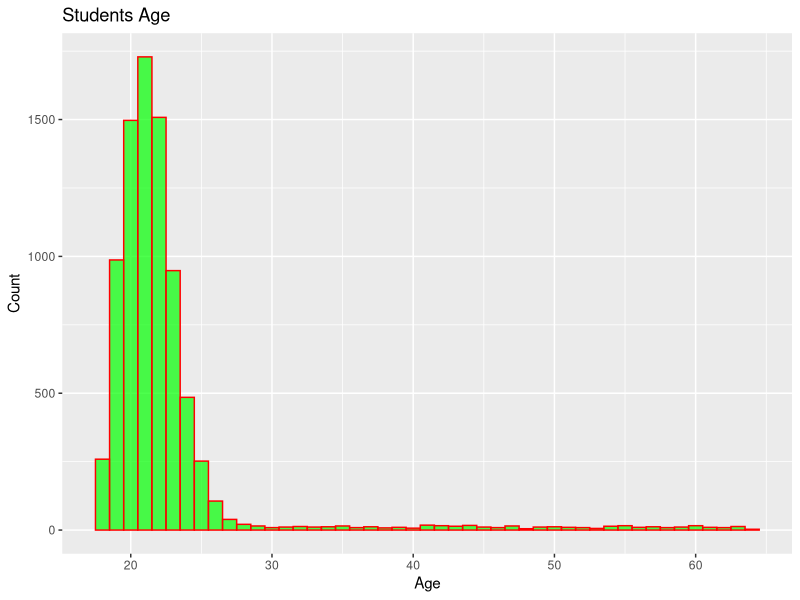
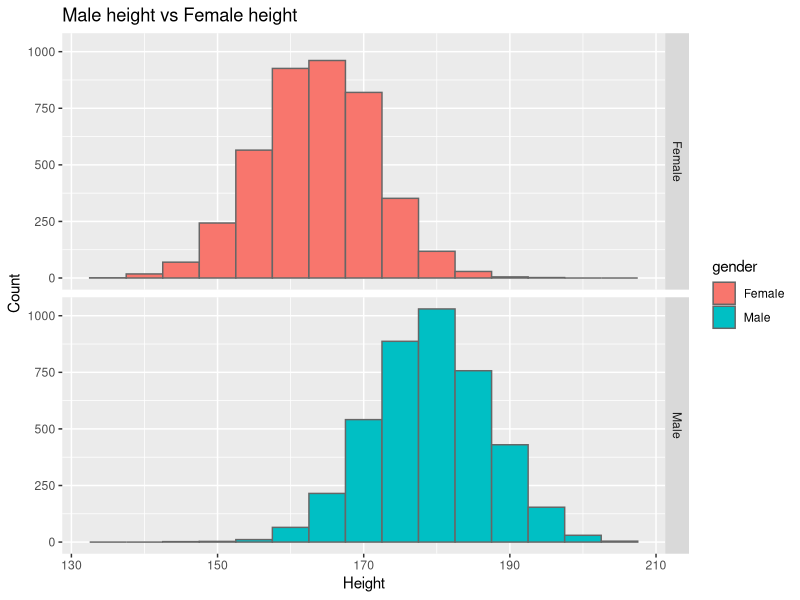
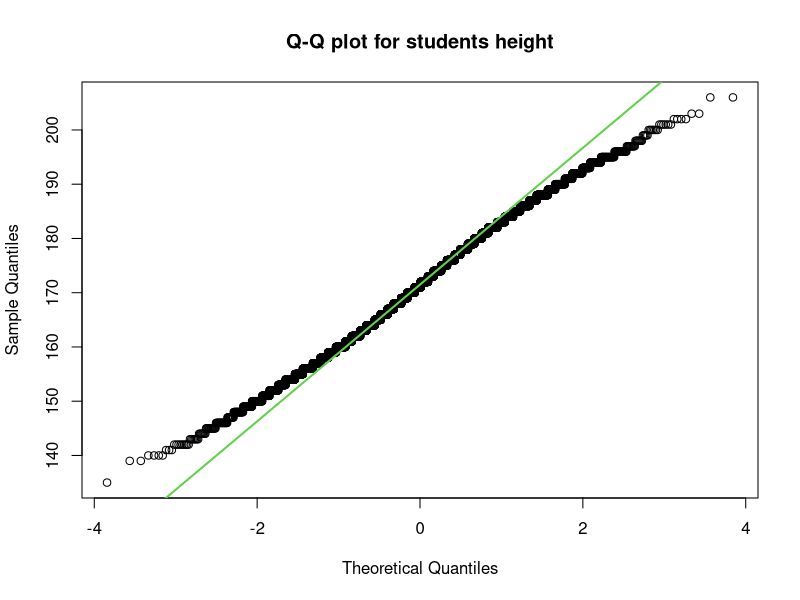
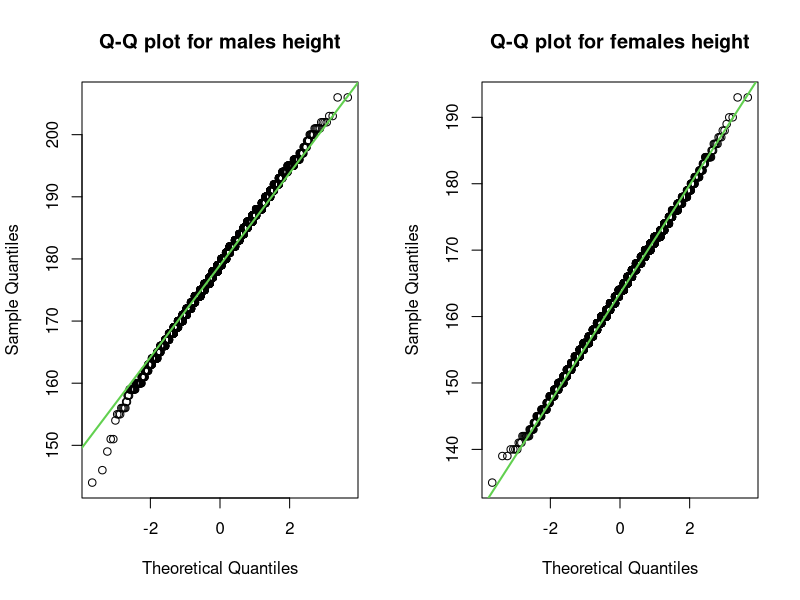
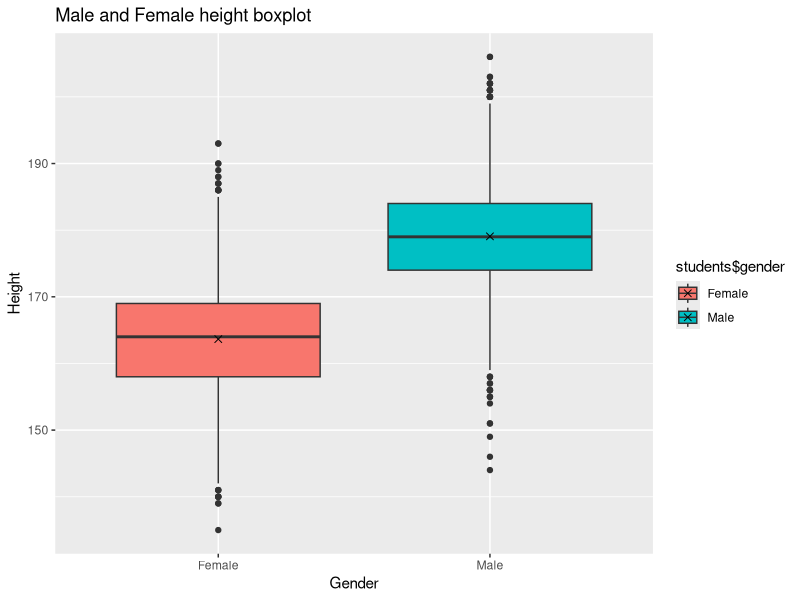
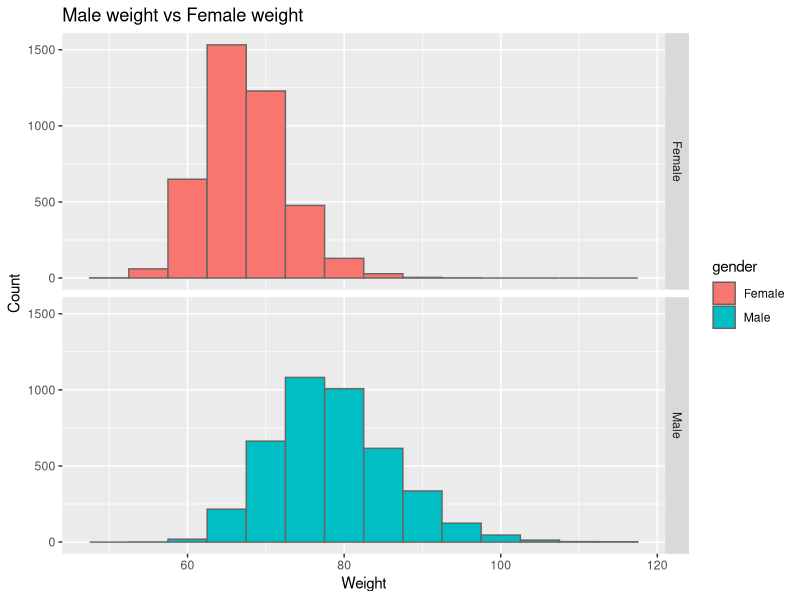
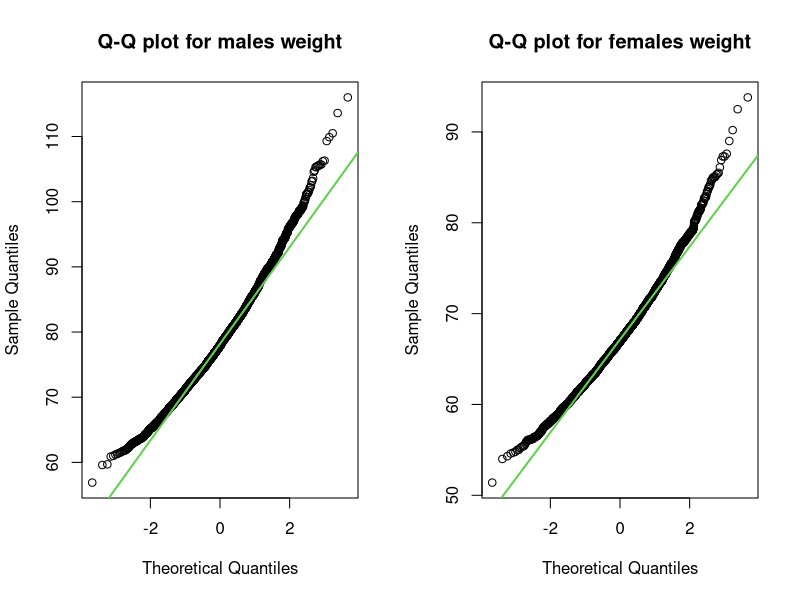
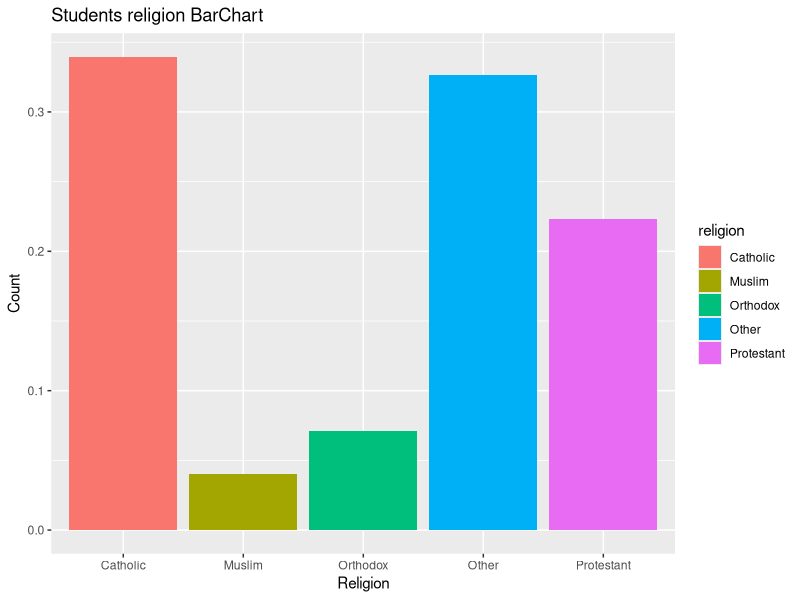

Source code (R) for these figures, in order:
## ---- chunk 1
library(plyr)
library(ggplot2)
library(gridExtra)
## ---- chunk 2
students <- read.csv("students.csv")
attach(students)
head(students)
## ---- chunk 3
# Transform variables to factors with descriptive levels
students <- transform(students,
                     online.tutorial = as.factor(mapvalues(online.tutorial,
                                                         c(0,1), c("no", "yes"))),
                     graduated = as.factor(mapvalues(graduated,
                                                        c(0,1), c("no", "yes")))
                     )
head(students)
## ---- chunk 4
cat("Total number of Variables:", length(students), 
    "\nTotal number of students:", length(stud.id))

## ---- chunk 5
summary(gender)

## ---- chunk 6
summary(age)
ggplot(data=students, aes(x=students$age)) +
  geom_histogram(binwidth=1, col="red", fill="green", alpha=0.7)+
  labs(title = "Students Age", x="Age", y="Count")
## ---- chunk 7
ggplot(students, aes(students$height, fill=gender)) + 
  geom_histogram(position="identity", colour="grey40", binwidth=5) +
  facet_grid(gender ~ .) + 
  ggtitle("Male height vs Female height") +
  xlab("Height") + 
  ylab("Count")

## ---- chunk 8
qqnorm(students$height, main="Q-Q plot for students height")
qqline(students$height, col=3, lwd=2)
## ---- chunk 9
males <- subset(students, gender=="Male")
females <- subset(students, gender=="Female")
par(mfrow=c(1, 2))
qqnorm(males$height, main="Q-Q plot for males height")
qqline(males$height, col=3, lwd=2)

qqnorm(females$height, main="Q-Q plot for females height")
qqline(females$height, col=3, lwd=2)
## ---- chunk 10
summary(males$height)
sd(males$height)

summary(females$height)
sd(females$height)
## ---- chunk 11
ggplot(data=students, aes(x=students$gender, y=students$height, fill=students$gender)) +
  geom_boxplot() + 
  labs(title = "Male and Female height boxplot", x = "Gender", y="Height") +
  stat_summary(fun.y=mean, geom="point", shape=4, size=2)
## ---- chunk 12
summary(males$weight)
summary(females$weight)


ggplot(students, aes(students$weight, fill=gender)) + 
  geom_histogram(position="identity", colour="grey40", binwidth=5) +
  facet_grid(gender ~ .) + 
  ggtitle("Male weight vs Female weight") +
  xlab("Weight") + 
  ylab("Count")

par(mfrow=c(1, 2))
qqnorm(males$weight, main="Q-Q plot for males weight")
qqline(males$weight, col=3, lwd=2)

qqnorm(females$weight, main="Q-Q plot for females weight")
qqline(females$weight, col=3, lwd=2)
## ---- chunk 13
summary(religion)
ggplot(students, aes(x=religion, fill=religion))+
  geom_bar(aes(y = (..count..)/sum(..count..))) + 
  labs(title = "Students religion BarChart",x= "Religion",y= "Count")

## ---- chunk 14
summary(nc.score)

plot1 <- ggplot(students, aes(x=nc.score)) + 
  geom_histogram(binwidth = 0.2, colour="white", fill="#28a745") +
  labs(title = "Students nc.score", x="NC.score", y="Count")

plot2 <- ggplot(data=students, aes(x=students$gender, y=students$nc.score, fill=students$gender)) +
  geom_boxplot() + 
  labs(title = "Male and Female nc.score boxplot", x = "Gender", y="NC.Score") +
  stat_summary(fun.y=mean, geom="point", shape=4, size=2)

grid.arrange(plot1, plot2, ncol=2)

## ---- chunk 15
summary(semester)
## ---- chunk 16
students$semester[students$semester == ">6th"] <- "6th"
summary(students$semester)

ggplot(students, aes(x=semester, fill=gender))+
  geom_bar(aes(y = (..count..)/sum(..count..))) + 
  labs(title = "Students Semester BarChart",x= "Semester",y= "Ratio")
## ---- chunk 17
summary(students$major)
ggplot(students, aes(x=major, fill=gender))+
  geom_bar() + 
  labs(title = "Students major BarChart",x= "Major",y= "Count") +
  theme(axis.text.x=element_text(angle=-45,hjust=0,vjust=0))
## ---- chunk 18
summary(students$minor)
ggplot(students, aes(x=minor, fill=gender))+
  geom_bar() + 
  labs(title = "Students Minor BarChart",x= "Minor",y= "Count") +
  theme(axis.text.x=element_text(angle=-45,hjust=0,vjust=0))
## ---- chunk 19
summary(students$score1)
## ---- chunk 20
students.math <- subset(students, major=="Mathematics and Statistics")
cat("Number of students in Mathematics and Statistics faculty:",length(students.math[,1]))
cat("Number of students who do not have score1:",length(students.math$score1[is.na(students.math$score1)]))

cat("Number of students who have score1:",length(students.math$score1[!is.na(students.math$score1)]))

summary(students.math$score1)
ggplot(students.math, aes(students.math$score1, fill=students.math$gender)) + 
  geom_histogram(position="identity", colour="grey40", binwidth=2) +
  facet_grid(students.math$gender ~ .)+
  labs(title="Math students score1 histogram", x ="score1", y="Count")

par(mfrow=c(1, 2))
qqnorm(students.math$score1[students.math$gender=="Male"],
       main="Math male students score1")
qqline(students.math$score1[students.math$gender=="Male"], col=3, lwd=2)

qqnorm(students.math$score1[students.math$gender=="Female"],
       main="Math female students score1")
qqline(students.math$score1[students.math$gender=="Female"], col=3, lwd=2)
## ---- chunk 21
table(graduated)
ggplot(students, aes(x=as.factor(graduated), fill=gender))+
  geom_bar() + 
  labs(title = "Students graduated variable BarChart",x= "Graduated",y= "Count")
## ---- chunk 22
summary(salary)
## ---- chunk 23
students.salary <- students[!is.na(students$salary),]

# Set desired binwidth and number of non-missing obs
bw = 5000
n_obs = sum(!is.na(students.salary$salary))

g <- ggplot(students.salary, aes(x=salary)) +
  geom_histogram(aes(y=..density..), binwidth = bw, colour="black", fill="green")+
  stat_function(fun=dnorm, args = list(mean = mean(students.salary$salary), sd = sd(students.salary$salary))) +
  ggtitle("Students Salary Histogram and Normal Distribution")


ybreaks = seq(0,350,50)

## On primary axis and secondary axix
g + scale_y_continuous("Counts", breaks = round(ybreaks / (bw * n_obs),3), labels = ybreaks) +
  scale_y_continuous("Density", sec.axis = sec_axis(
  trans = ~ . * bw * n_obs, name = "Counts", breaks = ybreaks))

qqnorm(students.salary$salary, main = "Q-Q Plot of Students Salary")
qqline(students.salary$salary, col=3, lwd=2)
## ---- chunk 24
# define function
correlation.analyzer <- function(data, x, y) {
  print(
    ggplot(data = data, aes(x = x, y = y)) +
      geom_point(color = 'blue') +
      geom_smooth(
        method = lm,
        se
        = FALSE,
        fullrange = TRUE,
        col = "#C42126"
      )
  )
  
  cor.val <- cor(x, y, method = 'pearson')
  if (cor.val > 0.7) {
    result <- "Strong Positive Relationship"
  } else if (cor.val > 0.3) {
    result <- "Moderate Positive Relationship"
  } else if (cor.val > 0) {
    result <- "Weak Positive Relationship"
  } else if (cor.val > -0.3) {
    result <- "Weak Negative Relationship"
  } else if (cor.val > -0.7) {
    result <- "Moderate Negative Relationship"
  } else if (cor.val >= -1) {
    result <- "Strong Negative Relationship"
  }
  return(cat(
    paste(
      " The Correlation Coefficient: ",
      cor.val,
      "\n",
      "Evaluation Result: ",
      result,
      "\n",
      sep = " "
    )
  ))
}


correlation.analyzer(students.salary, 
                     students.salary$nc.score, 
                     students.salary$salary
                     )
## ---- chunk 25


correlation.analyzer(students.salary, 
                     students.salary$score1, 
                     students.salary$salary
                     )
## ---- chunk 26


correlation.analyzer(students.salary, 
                     students.salary$score2, 
                     students.salary$salary
                     )
## ---- chunk 27
# Remove unnecessary variables
rm(g, plot1, plot2, students.math, students.salary, bw, n_obs, ybreaks, correlation.analyzer)
## ---- chunk 28
# calculating confidence interval for male students nc.score
x <- t.test(males$nc.score)$conf.int
x

## ---- chunk 29
# calculating confidence interval for females nc.score
y <- t.test(females$nc.score)$conf.int
y
## ---- chunk 30
students.nc.score <- data.frame(gender="Male",
                                scoreType="nc.score", 
                                mean=mean(males$nc.score), 
                                lower=x[1], 
                                upper=x[2])

students.nc.score <- rbind(students.nc.score, data.frame(gender="Female",
                                scoreType="nc.score", 
                                mean=mean(females$nc.score), 
                                lower=y[1], 
                                upper=y[2]))

ggplot(students.nc.score, aes(x=scoreType, y=mean, fill=gender)) +
  geom_bar(position="dodge", stat="identity", width = 0.3) +
  scale_y_discrete(limit=c(seq(1, 2.5))) +
  geom_errorbar(aes(ymin=lower, ymax=upper),
                width=.1, # Width of the error bars
                position=position_dodge(0.3))
## ---- chunk 31
males.score1 = subset(males, !is.na(score1))
females.score1 = subset(females, !is.na(score1))

# calculating confidence interval for male students score1
x <- t.test(males.score1$score1)$conf.int
x

## ---- chunk 32
# calculating confidence interval for female students score1
y <- t.test(females.score1$score1)$conf.int
y
## ---- chunk 33
students.score1 <- data.frame(gender="Male",
                                scoreType="score1", 
                                mean=mean(males.score1$score1), 
                                lower=x[1], 
                                upper=x[2])

students.score1 <- rbind(students.score1, data.frame(gender="Female",
                                scoreType="score1", 
                                mean=mean(females.score1$score1), 
                                lower=y[1], 
                                upper=y[2]))

ggplot(students.score1, aes(x=scoreType, y=mean, fill=gender)) +
  geom_bar(position="dodge", stat="identity", width = 0.3) +
  geom_errorbar(aes(ymin=lower, ymax=upper),
                width=.1, # Width of the error bars
                position=position_dodge(0.3))
## ---- chunk 34
males.score2 = subset(males, !is.na(score2))
females.score2 = subset(females, !is.na(score2))

# calculating confidence interval for male students score1
x <- t.test(males.score2$score2)$conf.int
x

## ---- chunk 35
# calculating confidence interval for female students score1
y <- t.test(females.score2$score2)$conf.int
y
## ---- chunk 36
students.score2 <- data.frame(gender="Male",
                                scoreType="score2", 
                                mean=mean(males.score2$score2), 
                                lower=x[1], 
                                upper=x[2])

students.score2 <- rbind(students.score2, data.frame(gender="Female",
                                scoreType="score2", 
                                mean=mean(females.score2$score2), 
                                lower=y[1], 
                                upper=y[2]))

ggplot(students.score2, aes(x=scoreType, y=mean, fill=gender)) +
  geom_bar(position="dodge", stat="identity", width = 0.3) +
  geom_errorbar(aes(ymin=lower, ymax=upper),
                width=.1, # Width of the error bars
                position=position_dodge(0.3))
## ---- chunk 37
rm(males.score1, males.score2, females.score1, females.score2, x, y)
rm(students.nc.score, students.score1, students.score2)
## ---- chunk 38
# Get the subset of males and females students where its salary is not null
males.salary = subset(males, !is.na(salary))
females.salary = subset(females, !is.na(salary))

# calculating confidence interval for male students salary
x <- t.test(males.salary$salary)$conf.int
x

## ---- chunk 39
# calculating confidence interval for female students salary
y <- t.test(females.salary$salary)$conf.int
y
## ---- chunk 40
students.salary <- data.frame(gender="Male",
                                mean=mean(males.salary$salary), 
                                lower=x[1], 
                                upper=x[2])

students.salary <- rbind(students.salary, data.frame(gender="Female",
                                mean=mean(females.salary$salary), 
                                lower=y[1], 
                                upper=y[2]))

ggplot(students.salary, aes(x=gender, y=mean, fill=gender)) +
  geom_bar(position="dodge", stat="identity", width = 0.3) +
  geom_errorbar(aes(ymin=lower, ymax=upper),
                width=.1, # Width of the error bars
                position=position_dodge(0.1))
## ---- chunk 41
rm(females.salary, males.salary, position, students.salary, x, y)
## ---- chunk 42
# Get the subset of students who have salary
students.salary <- subset(students, !is.na(salary))

# Get the subset of students whose religion is Catholic
students.catholic <- subset(students.salary, religion=="Catholic")

# calculating confidence interval for Catholic students salary
a <- t.test(students.catholic$salary)$conf.int
a

## ---- chunk 43
# Get the subset of students whose religion is Muslim
students.muslim <- subset(students.salary, religion=="Muslim")

# calculating confidence interval for Muslim students salary
b <- t.test(students.muslim$salary)$conf.int
b
## ---- chunk 44

# Get the subset of students whose religion is Orthodox
students.orthodox <- subset(students.salary, religion=="Orthodox")

# calculating confidence interval for Orthodox students salary
c <- t.test(students.orthodox$salary)$conf.int
c
## ---- chunk 45

# Get the subset of students whose religion is Protestant
students.protestant <- subset(students.salary, religion=="Protestant")

# calculating confidence interval for Protestant students salary
d <- t.test(students.protestant$salary)$conf.int
d
## ---- chunk 46

# Get the subset of students whose religion is Other
students.other <- subset(students.salary, religion=="Other")

# calculating confidence interval for students salary whose religion is other
e <- t.test(students.other$salary)$conf.int
e
## ---- chunk 47
students.salary <- data.frame(religion="Catholic",
                                mean=mean(students.catholic$salary), 
                                lower=a[1], 
                                upper=a[2])

students.salary <- rbind(students.salary, data.frame(religion="Muslim",
                                mean=mean(students.muslim$salary), 
                                lower=b[1], 
                                upper=b[2]))

students.salary <- rbind(students.salary, data.frame(religion="Orthodox",
                                mean=mean(students.orthodox$salary), 
                                lower=c[1], 
                                upper=c[2]))

students.salary <- rbind(students.salary, data.frame(religion="Protestant",
                                mean=mean(students.protestant$salary), 
                                lower=d[1], 
                                upper=d[2]))

students.salary <- rbind(students.salary, data.frame(religion="Other",
                                mean=mean(students.other$salary), 
                                lower=e[1], 
                                upper=e[2]))

ggplot(students.salary, aes(x=religion, y=mean, fill=religion)) +
  geom_bar(position="dodge", stat="identity", width = 0.3) +
  geom_errorbar(aes(ymin=lower, ymax=upper),
                width=.1, # Width of the error bars
                position=position_dodge(0.1))
## ---- chunk 48
rm(a, b, c, d, e, students.catholic, students.muslim, students.orthodox,
   students.other, students.protestant, students.salary)
## ---- chunk 49
# Get the subset of students who have salary
students.salary <- subset(students, !is.na(salary))

# Get the subset of students whose major is Biology
students.biology <- subset(students.salary, major=="Biology")

# calculating confidence interval for Biology students salary
a <- t.test(students.biology$salary)$conf.int
a

## ---- chunk 50
# Get the subset of students whose major is Economics and Finance
students.economics <- subset(students.salary, major=="Economics and Finance")

# calculating confidence interval for Economics and Finance students salary
b <- t.test(students.economics$salary)$conf.int
b
## ---- chunk 51

# Get the subset of students whose major is Environmental Sciences
students.environ <- subset(students.salary, major=="Environmental Sciences")

# calculating confidence interval for Environmental Sciences students salary
c <- t.test(students.environ$salary)$conf.int
c
## ---- chunk 52

# Get the subset of students whose major is Mathematics and statistics
students.math <- subset(students.salary, major=="Mathematics and Statistics")

# calculating confidence interval for Environmental Sciences students salary
d <- t.test(students.math$salary)$conf.int
d
## ---- chunk 53

# Get the subset of students whose major is Political Science
students.politics <- subset(students.salary, major=="Political Science")

# calculating confidence interval for students salary whose major is Political Science
e <- t.test(students.politics$salary)$conf.int
e
## ---- chunk 54

# Get the subset of students whose major is Social Sciences
students.social <- subset(students.salary, major=="Social Sciences")

# calculating confidence interval for students salary whose major is Political Science
f <- t.test(students.social$salary)$conf.int
f
## ---- chunk 55
students.salary <- data.frame(Major="Biology",
                                mean=mean(students.biology$salary), 
                                lower=a[1], 
                                upper=a[2])

students.salary <- rbind(students.salary, data.frame(Major="Economics and Finance",
                                mean=mean(students.economics$salary), 
                                lower=b[1], 
                                upper=b[2]))

students.salary <- rbind(students.salary, data.frame(Major="Environmental Sciences",
                                mean=mean(students.environ$salary), 
                                lower=c[1], 
                                upper=c[2]))

students.salary <- rbind(students.salary, data.frame(Major="Mathematics and Statistics",
                                mean=mean(students.math$salary), 
                                lower=d[1], 
                                upper=d[2]))

students.salary <- rbind(students.salary, data.frame(Major="Political Science",
                                mean=mean(students.politics$salary), 
                                lower=e[1], 
                                upper=e[2]))

students.salary <- rbind(students.salary, data.frame(Major="Social Science",
                                mean=mean(students.social$salary), 
                                lower=f[1], 
                                upper=f[2]))

ggplot(students.salary, aes(x=Major, y=mean, fill=Major)) +
  geom_bar(position="dodge", stat="identity", width = 0.3) +
  geom_errorbar(aes(ymin=lower, ymax=upper),
                width=.1, # Width of the error bars
                position=position_dodge(0.1)) +
  theme(axis.text.x=element_text(angle=-45,hjust=0,vjust=0))
## ---- chunk 56
rm(a, b, c, d, e, f, students.salary)
rm(students.biology, students.economics, students.environ, students.math)
rm(students.politics, students.social)
## ---- chunk 57
# Get subset of female students who have salary
females.salary = subset(females, !is.na(salary))

shapiro.test(females.salary$salary)

## ---- chunk 58

qqnorm(females.salary$salary, ylab = "Females Salary")
qqline(females.salary$salary)
## ---- chunk 59
t.test(females.salary$salary, 
       alternative = "less", 
       mu=35000, 
       conf.level = 0.95)
## ---- chunk 60
rm(females.salary)
## ---- chunk 61
# Get subset of female students who have score1
females.score1 = subset(females, !is.na(score1))$score1

shapiro.test(females.score1)

## ---- chunk 62

qqnorm(females.score1, ylab = "Females score1")
qqline(females.score1)
## ---- chunk 63
t.test(females.score1, 
       alternative = "two.sided", 
       mu=64, 
       conf.level = 0.95)
## ---- chunk 64
rm(females.score1)
## ---- chunk 65
# Get subset of students who have salary
sdata <- subset(students, !is.na(salary))

# Create boxplot showing how salaries varies based on gender
qplot(x = gender, y = salary,
      geom = "boxplot", data = sdata,
      xlab = "Gender",
      ylab = "Salary",
      fill = I("lightblue"))
## ---- chunk 66
aggregate(salary ~ gender, 
          data = sdata,
          FUN = function(x) {c(mean = mean(x),
                               se = sd(x) / sqrt(length(x)))})

## ---- chunk 67
# Density plots
qplot(fill = gender, 
      x = salary, 
      data = sdata, 
      geom = "density",
      alpha = I(0.5),
      adjust = 2
      )
## ---- chunk 68

x <- subset(sdata, gender=="Male")$salary
y <- subset(sdata, gender=="Female")$salary
var.test(x, y)
## ---- chunk 69
t.test(x=x, y=y, alternative = "two.sided", var.equal = FALSE,
       conf.level = 0.95)
## ---- chunk 70
rm(females, males, sdata, x, y)
## ---- chunk 71
# Get subset of students who have score1
sdata <- subset(students, !is.na(score1))

# Create boxplot showing how score1 varies based on gender
qplot(x = gender, y = score1,
      geom = "boxplot", data = sdata,
      xlab = "Gender",
      ylab = "Score1",
      fill = I("lightblue"))
## ---- chunk 72
aggregate(salary ~ gender, 
          data = sdata,
          FUN = function(x) {c(mean = mean(x),
                               se = sd(x) / sqrt(length(x)))})

## ---- chunk 73
# Density plots
qplot(fill = gender, 
      x = score1, 
      data = sdata, 
      geom = "density",
      alpha = I(0.5),
      adjust = 2
      )
## ---- chunk 74

x <- subset(sdata, gender=="Male")$score1
y <- subset(sdata, gender=="Female")$score1
var.test(x, y)
## ---- chunk 75
t.test(x=x, y=y, alternative = "two.sided", var.equal = TRUE,
       conf.level = 0.95)
## ---- chunk 76
rm(sdata, x, y)
## ---- chunk 77
# Get subset of students who have salary
sdata <- subset(students, !is.na(salary))
sdata <- subset(sdata, major=="Political Science" | major=="Economics and Finance")

# Create boxplot showing how salary varies based on major
qplot(x = major, y = salary,
      geom = "boxplot", data = sdata,
      xlab = "Major",
      ylab = "Salary",
      fill = I("lightblue"))
## ---- chunk 78
aggregate(salary ~ major, 
          data = sdata,
          FUN = function(x) {c(mean = mean(x),
                               se = sd(x) / sqrt(length(x)))})

## ---- chunk 79
# Density plots
qplot(fill = major, 
      x = salary, 
      data = sdata, 
      geom = "density",
      alpha = I(0.5),
      adjust = 2
      )
## ---- chunk 80

x <- subset(sdata, major=="Political Science")$salary
y <- subset(sdata, major=="Economics and Finance")$salary
var.test(x, y)
## ---- chunk 81
t.test(x=x, y=y, alternative = "two.sided", var.equal = TRUE,
       conf.level = 0.95)
## ---- chunk 82
rm(sdata, x, y)
## ---- chunk 83
missingValueReplacer <- function(vector, trim=0.10){
  temp <- subset(vector, !is.na(vector))
  temp <- sort(temp)
  len <- length(temp)
  start <- round(len * trim + 1)
  end <- len - (start - 1)
  s <- 0
  for (i in start:end) {
    s <- s + temp[i]
  }
  average = s/(end-start + 1)
  
  for(i in 1:length(vector)) {
    if(is.na(vector[i])){
      vector[i] <- average
    }
  }
  
  vector
}

as.data.frame(head(students$salary, 20))

boxplot(students$salary)

## ---- chunk 84
students$salary <- missingValueReplacer(students$salary)
as.data.frame(head(students$salary, 20))
boxplot(students$salary)
